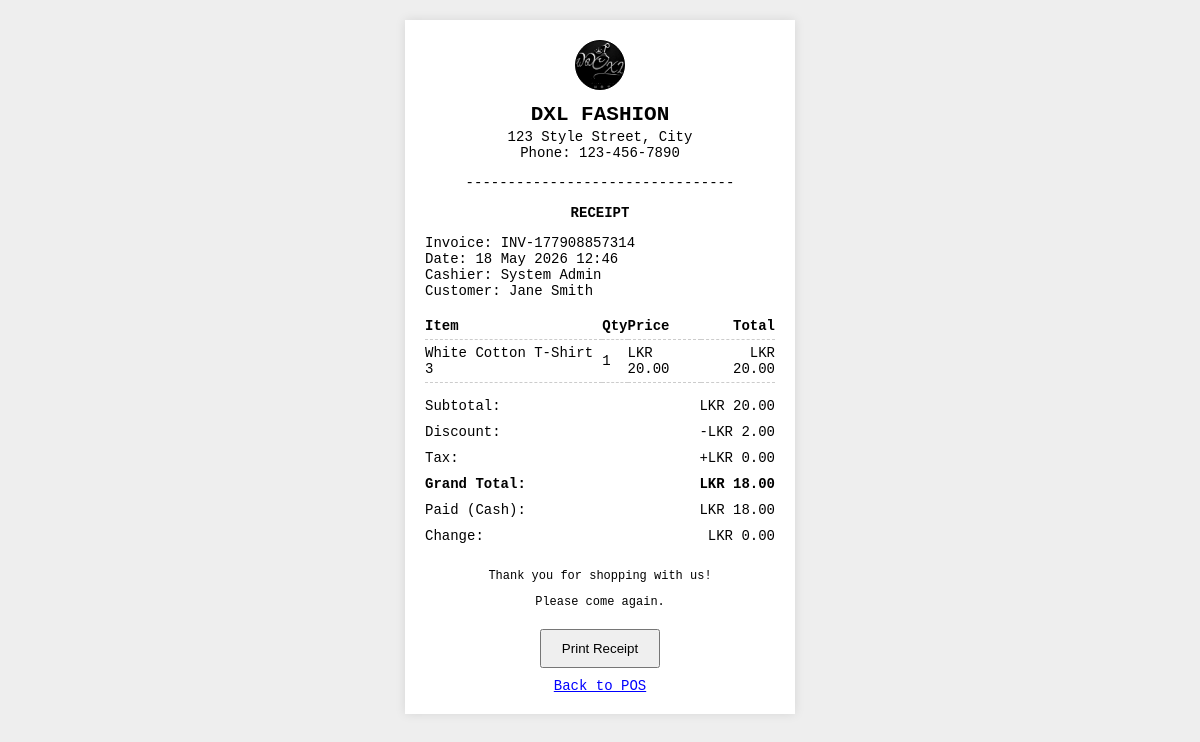
Before: /receipt.php?id=3 with the older database file.
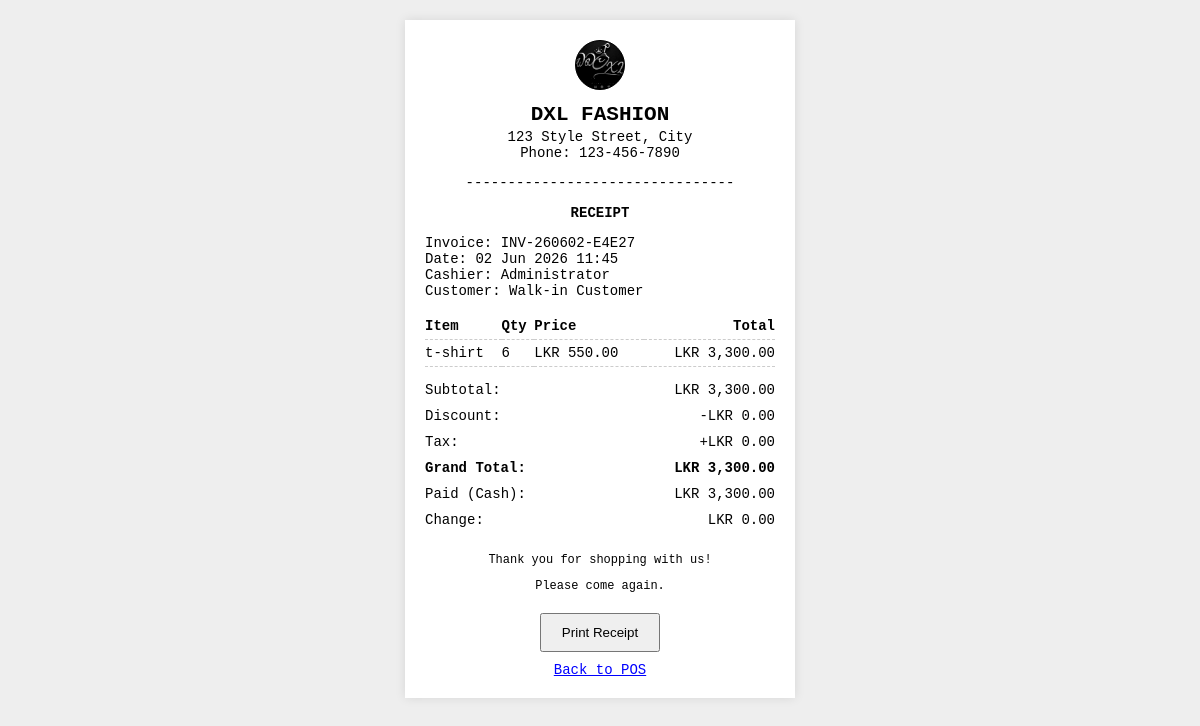
After: the same page with the newer database file.
### tables this page shows
CREATE TABLE `sales` (
  `id` int(11) NOT NULL AUTO_INCREMENT,
  `invoice_no` varchar(50) NOT NULL,
  `customer_id` int(11) DEFAULT NULL,
  `total_amount` decimal(10,2) NOT NULL DEFAULT 0.00,
  `discount` decimal(10,2) DEFAULT 0.00,
  `tax` decimal(10,2) DEFAULT 0.00,
  `payment_method` varchar(50) DEFAULT 'Cash',
  `card_reference` varchar(4) DEFAULT NULL COMMENT 'Last 4 digits from card machine receipt',
  `paid_amount` decimal(10,2) NOT NULL DEFAULT 0.00,
  `balance` decimal(10,2) NOT NULL DEFAULT 0.00,
  `sale_date` datetime NOT NULL DEFAULT current_timestamp(),
  `created_by` int(11) DEFAULT NULL,
  `print_count` int(11) DEFAULT 1,
  `status` varchar(20) NOT NULL DEFAULT 'COMPLETED',
  `cancelled_at` datetime DEFAULT NULL,
  `cancelled_by` int(11) DEFAULT NULL,
  `cancellation_reason` text DEFAULT NULL,
  PRIMARY KEY (`id`),
  UNIQUE KEY `invoice_no` (`invoice_no`),
  KEY `customer_id` (`customer_id`),
  KEY `created_by` (`created_by`),
  CONSTRAINT `fk_sales_cust` FOREIGN KEY (`customer_id`) REFERENCES `customers` (`id`) ON DELETE SET NULL,
  CONSTRAINT `fk_sales_user` FOREIGN KEY (`created_by`) REFERENCES `users` (`id`) ON DELETE SET NULL
);

CREATE TABLE `users` (
  `id` int(11) NOT NULL AUTO_INCREMENT,
  `full_name` varchar(100) NOT NULL,
  `username` varchar(50) NOT NULL,
  `password` varchar(255) NOT NULL,
  `role` enum('admin','cashier','manager','super_admin') NOT NULL DEFAULT 'cashier',
  `created_at` timestamp NOT NULL DEFAULT current_timestamp(),
  `pin` varchar(4) DEFAULT '1234',
  PRIMARY KEY (`id`),
  UNIQUE KEY `username` (`username`)
);

CREATE TABLE `customers` (
  `id` int(11) NOT NULL AUTO_INCREMENT,
  `customer_name` varchar(100) NOT NULL,
  `phone` varchar(20) DEFAULT NULL,
  `email` varchar(100) DEFAULT NULL,
  `address` text DEFAULT NULL,
  `loyalty_points` int(11) DEFAULT 0,
  `created_at` timestamp NOT NULL DEFAULT current_timestamp(),
  PRIMARY KEY (`id`)
);

CREATE TABLE `sale_items` (
  `id` int(11) NOT NULL AUTO_INCREMENT,
  `sale_id` int(11) NOT NULL,
  `product_id` int(11) NOT NULL,
  `quantity` int(11) NOT NULL,
  `selling_price` decimal(10,2) NOT NULL,
  `subtotal` decimal(10,2) NOT NULL,
  PRIMARY KEY (`id`),
  KEY `sale_id` (`sale_id`),
  KEY `product_id` (`product_id`),
  CONSTRAINT `fk_si_prod` FOREIGN KEY (`product_id`) REFERENCES `products` (`id`) ON DELETE CASCADE,
  CONSTRAINT `fk_si_sale` FOREIGN KEY (`sale_id`) REFERENCES `sales` (`id`) ON DELETE CASCADE
);

CREATE TABLE `products` (
  `id` int(11) NOT NULL AUTO_INCREMENT,
  `category_id` int(11) DEFAULT NULL,
  `brand_id` int(11) DEFAULT NULL,
  `product_name` varchar(255) NOT NULL,
  `barcode` varchar(100) DEFAULT NULL,
  `size` varchar(10) DEFAULT NULL,
  `gender` varchar(20) DEFAULT 'Unisex',
  `color` varchar(50) DEFAULT NULL,
  `purchase_price` decimal(10,2) NOT NULL DEFAULT 0.00,
  `selling_price` decimal(10,2) NOT NULL DEFAULT 0.00,
  `discount_percent` int(11) DEFAULT 0,
  `stock_quantity` int(11) NOT NULL DEFAULT 0,
  `is_featured` tinyint(1) DEFAULT 0,
  `reorder_level` int(11) NOT NULL DEFAULT 5,
  `image` varchar(255) DEFAULT 'default.png',
  `created_at` timestamp NOT NULL DEFAULT current_timestamp(),
  PRIMARY KEY (`id`),
  UNIQUE KEY `barcode` (`barcode`),
  KEY `category_id` (`category_id`),
  KEY `brand_id` (`brand_id`),
  CONSTRAINT `fk_prod_brand` FOREIGN KEY (`brand_id`) REFERENCES `brands` (`id`) ON DELETE SET NULL,
  CONSTRAINT `fk_prod_cat` FOREIGN KEY (`category_id`) REFERENCES `categories` (`id`) ON DELETE SET NULL
);

### receipt.php (the view, shortened to what this page needs)
<?php
require_once 'config/database.php';
$sale_id = $_GET['id'];
$stmt = $pdo->prepare("
    SELECT s.*, c.customer_name, u.full_name as cashier_name
    FROM sales s
    LEFT JOIN customers c ON s.customer_id = c.id
    LEFT JOIN users u ON s.created_by = u.id
    WHERE s.id = ?
");
$stmt->execute([$sale_id]);
$sale = $stmt->fetch();
$stmt = $pdo->prepare("
    SELECT si.*, p.product_name
    FROM sale_items si
    JOIN products p ON si.product_id = p.id
    WHERE si.sale_id = ?
");
$stmt->execute([$sale_id]);
$items = $stmt->fetchAll();
$subtotal = 0;
?>
<!DOCTYPE html>
<html lang="en">
<head>
</head>
<body>
<div class="receipt-card">
    <div class="text-center">
        <div style="display: inline-block; margin-bottom: 8px; width: 48px; height: 48px; border-radius: 50%; overflow: hidden; border: 1.5px solid #000; background-color: #000; vertical-align: middle;">
            <img src="assets/images/PSX_20260519_122008.jpg" alt="Logo" style="width: 100%; height: 100%; object-fit: cover; filter: grayscale(1) contrast(1.3); transform: scale(1.22); transform-origin: center center;">
        </div>
        <h2 style="margin: 5px 0 0 0;">DXL FASHION</h2>
        <p style="margin: 3px 0 5px 0;">123 Style Street, City<br>Phone: 123-456-7890</p>
        <p>--------------------------------</p>
        <p class="font-bold">RECEIPT</p>
    </div>
    <p>
        Invoice: <?= $sale['invoice_no'] ?><br>
        Date: <?= date('d M Y H:i', strtotime($sale['sale_date'])) ?><br>
        Cashier: <?= htmlspecialchars($sale['cashier_name'] ?? 'System') ?><br>
        Customer: <?= htmlspecialchars($sale['customer_name'] ?? 'Walk-in Customer') ?>
    </p>
    <table>
        <thead>
            <tr>
                <th>Item</th>
                <th>Qty</th>
                <th>Price</th>
                <th class="text-right">Total</th>
            </tr>
        </thead>
        <tbody>
            <?php foreach($items as $item): ?>
            <?php $subtotal += $item['subtotal']; ?>
            <tr>
                <td><?= htmlspecialchars($item['product_name']) ?></td>
                <td><?= $item['quantity'] ?></td>
                <td>LKR <?= number_format($item['selling_price'], 2) ?></td>
                <td class="text-right">LKR <?= number_format($item['subtotal'], 2) ?></td>
            </tr>
            <?php endforeach; ?>
        </tbody>
    </table>
    <table style="border: none;">
        <tr>
            <td style="border:none">Subtotal:</td>
            <td style="border:none" class="text-right">LKR <?= number_format($subtotal, 2) ?></td>
        </tr>
        <tr>
            <td style="border:none">Discount:</td>
            <td style="border:none" class="text-right">-LKR <?= number_format($sale['discount'], 2) ?></td>
        </tr>
        <tr>
            <td style="border:none">Tax:</td>
            <td style="border:none" class="text-right">+LKR <?= number_format($sale['tax'], 2) ?></td>
        </tr>
        <tr>
            <td style="border:none" class="font-bold h3">Grand Total:</td>
            <td style="border:none" class="text-right font-bold h3">LKR <?= number_format($sale['total_amount'], 2) ?></td>
        </tr>
        <tr>
            <td style="border:none">Paid (<?= $sale['payment_method'] ?>):</td>
            <td style="border:none" class="text-right">LKR <?= number_format($sale['paid_amount'], 2) ?></td>
        </tr>
        <tr>
            <td style="border:none">Change:</td>
            <td style="border:none" class="text-right">LKR <?= number_format(abs($sale['balance']), 2) ?></td>
        </tr>
    </table>
    <div class="text-center footer">
        <p>Thank you for shopping with us!</p>
        <p>Please come again.</p>
    </div>
    <div class="text-center no-print" style="margin-top: 20px;">
        <button onclick="window.print()" style="padding: 10px 20px; cursor:pointer;">Print Receipt</button>
        <a href="sales.php" style="display:block; margin-top: 10px; color: blue;">Back to POS</a>
    </div>
</div>
</body>
</html>

### receipt.php (style rules this page uses)
body { font-family: 'Courier New', Courier, monospace; background: #eee; font-size: 14px; }
.receipt-card { background: #fff; width: 350px; margin: 20px auto; padding: 20px; box-shadow: 0 0 10px rgba(0,0,0,0.1); }
.text-center { text-align: center; }
.text-right { text-align: right; }
table { width: 100%; border-collapse: collapse; margin-top: 10px; margin-bottom: 10px; }
th, td { padding: 5px 0; border-bottom: 1px dashed #ccc; }
th { text-align: left; }
.font-bold { font-weight: bold; }
.footer { margin-top: 20px; font-size: 12px; }

Changed rows visible on the page:
removed sale_items: product.product_name "White Cotton T-Shirt 3", quantity "1", selling_price "20.00", subtotal "20.00"
changed sales "Cash": invoice_no "INV-177908857314" → "INV-260602-E4E27"; sale_date "18 May 2026 12:46" → "02 Jun 2026 11:45"; created_by.full_name "System Admin" → "Administrator"; discount "2.00" → "0.00"; total_amount "18.00" → "3,300.00"; paid_amount "18.00" → "3,300.00"; customer.customer_name "Jane Smith" → (not shown)
now on this page (row edited): sale_items: product.product_name "t-shirt", quantity "6", selling_price "550.00", subtotal "3,300.00"
Other visible differences:
$sale['customer_name']: (not shown) → "Walk-in Customer"
$subtotal: "20.00" → "3,300.00"
